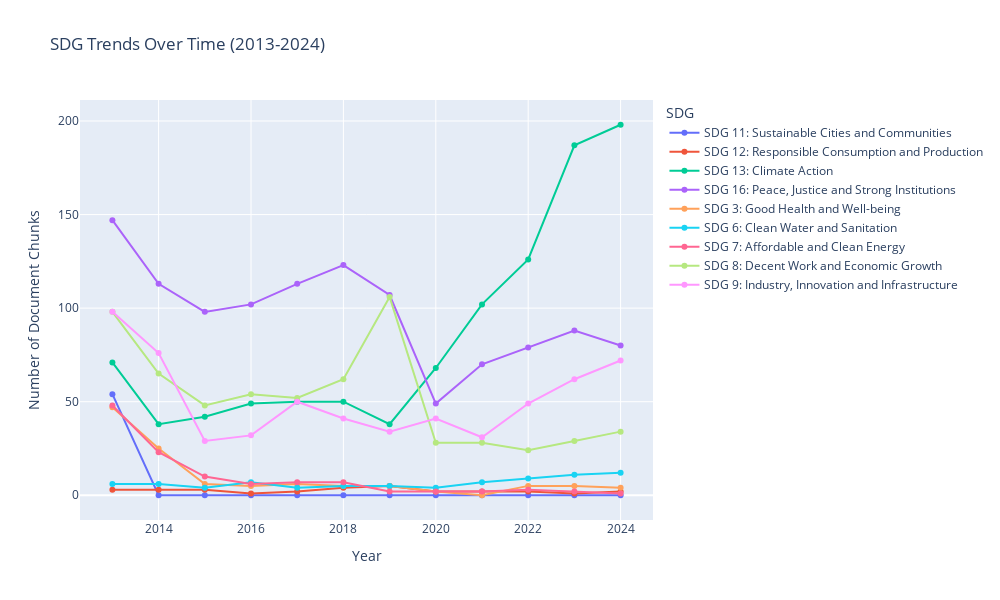
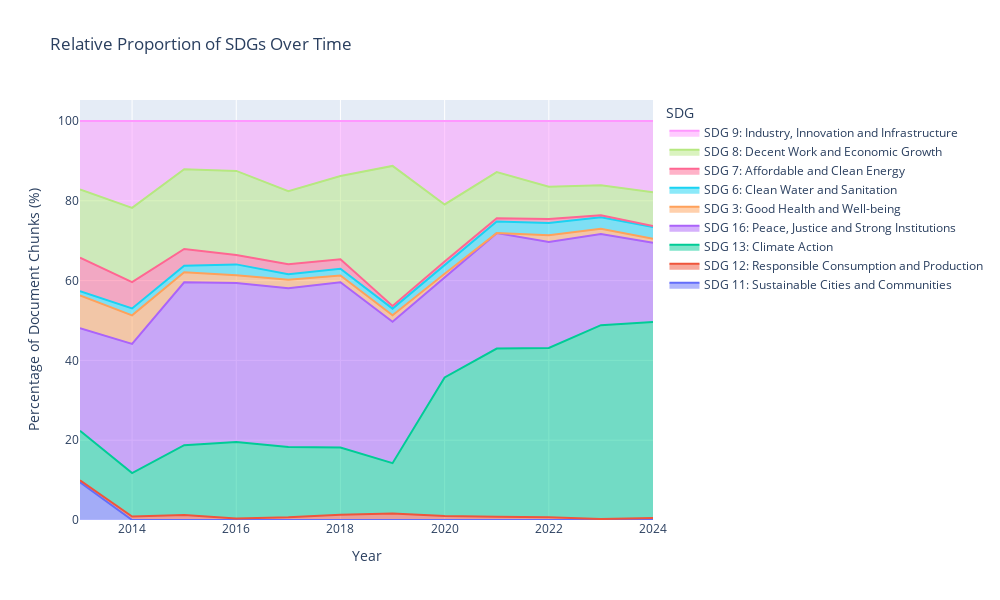
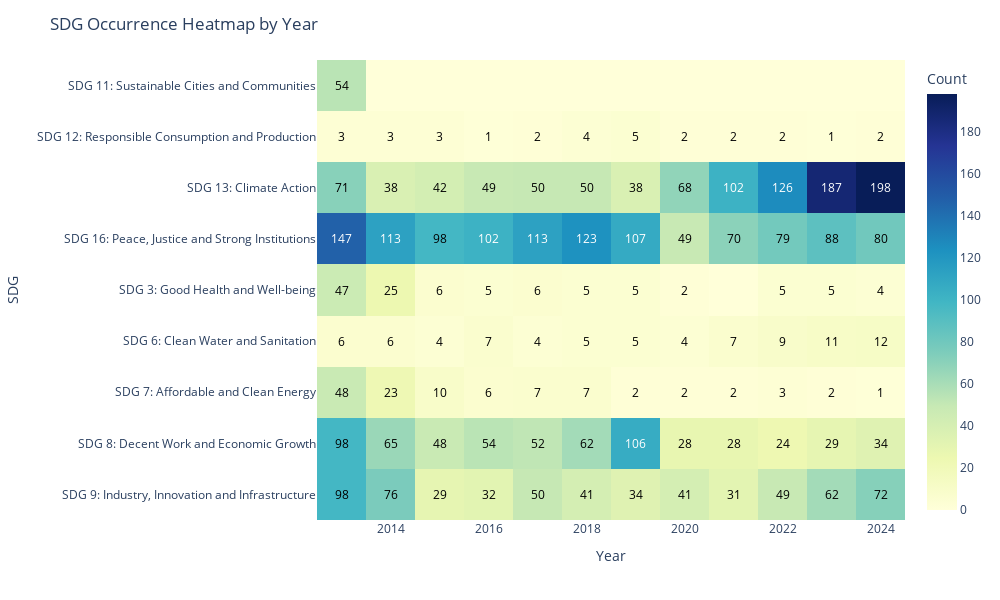

Source (notebook cell) for these figures, in order:
### Code cell
import pandas as pd
import plotly.graph_objects as go
import plotly.express as px

# Create a combined SDG label for better visualization
document_info_with_llm_data['sdg_label'] = document_info_with_llm_data.apply(
    lambda x: f"SDG {x['sdg_number']}: {x['sdg_name']}" if pd.notna(x['sdg_number']) and x['sdg_number'] != "" else "No SDG", 
    axis=1
)

# Clean up the SDG labels to standardize them (without dropping rows)
# Extract the SDG number to help with matching duplicates
document_info_with_llm_data['sdg_number_clean'] = document_info_with_llm_data['sdg_number'].astype(str).str.strip()

# Create a standardized label for visualization (keep original data intact)
# This will be used only for grouping in the visualization
document_info_with_llm_data['sdg_viz_label'] = document_info_with_llm_data.apply(
    lambda x: f"SDG {x['sdg_number_clean']}: {x['sdg_name']}" 
    if pd.notna(x['sdg_number']) and x['sdg_number'] != "" else "No SDG", 
    axis=1
)

# Filter to include only meaningful sustainability topics with SDG assignments
sdg_data = document_info_with_llm_data[
    (document_info_with_llm_data['sdg_label'] != "No SDG") & 
    (document_info_with_llm_data['is_meaningful_topic'] == True)
].copy()

# Count document chunks by SDG and Year, using the standardized visualization label
sdg_counts = sdg_data.groupby(['sdg_viz_label', 'Year']).size().reset_index(name='count')

# Pivot the data for plotting
sdg_pivot = sdg_counts.pivot(index='Year', columns='sdg_viz_label', values='count').fillna(0)

# Get unique SDG labels and years for plotting
sdg_labels = sdg_pivot.columns.tolist()
years = sdg_pivot.index.tolist()

# Create line chart with Plotly
fig_line = go.Figure()

# Add traces for each SDG
for sdg in sdg_labels:
    fig_line.add_trace(go.Scatter(
        x=years,
        y=sdg_pivot[sdg],
        mode='lines+markers',
        name=sdg,
        hovertemplate='Year: %{x}<br>Count: %{y}<extra></extra>'
    ))

# Update layout
fig_line.update_layout(
    title='SDG Trends Over Time (2013-2024)',
    xaxis_title='Year',
    yaxis_title='Number of Document Chunks',
    legend_title='SDG',
    hovermode='closest',
    height=600,
    width=1000
)

# Display the line chart
fig_line.show()

# Create a stacked area chart for relative proportions
# Calculate percentages for each year
sdg_pivot_pct = sdg_pivot.div(sdg_pivot.sum(axis=1), axis=0) * 100

# Create stacked area chart
fig_area = go.Figure()

# Add traces for each SDG
for sdg in sdg_labels:
    fig_area.add_trace(go.Scatter(
        x=years,
        y=sdg_pivot_pct[sdg],
        mode='lines',
        name=sdg,
        stackgroup='one',  # This makes it a stacked area chart
        hovertemplate='Year: %{x}<br>Percentage: %{y:.1f}%<extra></extra>'
    ))

# Update layout
fig_area.update_layout(
    title='Relative Proportion of SDGs Over Time',
    xaxis_title='Year',
    yaxis_title='Percentage of Document Chunks (%)',
    legend_title='SDG',
    hovermode='closest',
    height=600,
    width=1000
)

# Display the stacked area chart
fig_area.show()

# Create a heatmap to visualize SDG intensity by year
pivot_for_heatmap = sdg_counts.pivot(index='sdg_viz_label', columns='Year', values='count').fillna(0)

# Create heatmap
fig_heatmap = px.imshow(
    pivot_for_heatmap,
    labels=dict(x="Year", y="SDG", color="Count"),
    x=years,
    y=sdg_labels,
    color_continuous_scale="YlGnBu",
    aspect="auto"
)

# Update layout
fig_heatmap.update_layout(
    title='SDG Occurrence Heatmap by Year',
    xaxis_title='Year',
    yaxis_title='SDG',
    height=600,
    width=1000
)

# Add text annotations on the heatmap
for i, sdg in enumerate(sdg_labels):
    for j, year in enumerate(years):
        value = pivot_for_heatmap.loc[sdg, year]
        if value > 0:  # Only show values greater than 0
            fig_heatmap.add_annotation(
                x=year,
                y=sdg,
                text=str(int(value)),
                showarrow=False,
                font=dict(color="black" if value < pivot_for_heatmap.max().max()/2 else "white")
            )

# Display the heatmap
fig_heatmap.show()

### Figure 1 — Plotly figure (JSON) as saved in the notebook; plotly's stock layout.template omitted (floating-point values rounded to 4 significant figures)
{"data": [{"hovertemplate": "Year: %{x}<br>Count: %{y}<extra></extra>", "mode": "lines+markers", "name": "SDG 11: Sustainable Cities and Communities", "type": "scatter", "x": [2013, 2014, 2015, 2016, 2017, 2018, 2019, 2020, 2021, 2022, 2023, 2024], "y": [54.0, 0.0, 0.0, 0.0, 0.0, 0.0, 0.0, 0.0, 0.0, 0.0, 0.0, 0.0]}, {"hovertemplate": "Year: %{x}<br>Count: %{y}<extra></extra>", "mode": "lines+markers", "name": "SDG 12: Responsible Consumption and Production", "type": "scatter", "x": [2013, 2014, 2015, 2016, 2017, 2018, 2019, 2020, 2021, 2022, 2023, 2024], "y": [3.0, 3.0, 3.0, 1.0, 2.0, 4.0, 5.0, 2.0, 2.0, 2.0, 1.0, 2.0]}, {"hovertemplate": "Year: %{x}<br>Count: %{y}<extra></extra>", "mode": "lines+markers", "name": "SDG 13: Climate Action", "type": "scatter", "x": [2013, 2014, 2015, 2016, 2017, 2018, 2019, 2020, 2021, 2022, 2023, 2024], "y": [71.0, 38.0, 42.0, 49.0, 50.0, 50.0, 38.0, 68.0, 102.0, 126.0, 187.0, 198.0]}, {"hovertemplate": "Year: %{x}<br>Count: %{y}<extra></extra>", "mode": "lines+markers", "name": "SDG 16: Peace, Justice and Strong Institutions", "type": "scatter", "x": [2013, 2014, 2015, 2016, 2017, 2018, 2019, 2020, 2021, 2022, 2023, 2024], "y": [147.0, 113.0, 98.0, 102.0, 113.0, 123.0, 107.0, 49.0, 70.0, 79.0, 88.0, 80.0]}, {"hovertemplate": "Year: %{x}<br>Count: %{y}<extra></extra>", "mode": "lines+markers", "name": "SDG 3: Good Health and Well-being", "type": "scatter", "x": [2013, 2014, 2015, 2016, 2017, 2018, 2019, 2020, 2021, 2022, 2023, 2024], "y": [47.0, 25.0, 6.0, 5.0, 6.0, 5.0, 5.0, 2.0, 0.0, 5.0, 5.0, 4.0]}, {"hovertemplate": "Year: %{x}<br>Count: %{y}<extra></extra>", "mode": "lines+markers", "name": "SDG 6: Clean Water and Sanitation", "type": "scatter", "x": [2013, 2014, 2015, 2016, 2017, 2018, 2019, 2020, 2021, 2022, 2023, 2024], "y": [6.0, 6.0, 4.0, 7.0, 4.0, 5.0, 5.0, 4.0, 7.0, 9.0, 11.0, 12.0]}, {"hovertemplate": "Year: %{x}<br>Count: %{y}<extra></extra>", "mode": "lines+markers", "name": "SDG 7: Affordable and Clean Energy", "type": "scatter", "x": [2013, 2014, 2015, 2016, 2017, 2018, 2019, 2020, 2021, 2022, 2023, 2024], "y": [48.0, 23.0, 10.0, 6.0, 7.0, 7.0, 2.0, 2.0, 2.0, 3.0, 2.0, 1.0]}, {"hovertemplate": "Year: %{x}<br>Count: %{y}<extra></extra>", "mode": "lines+markers", "name": "SDG 8: Decent Work and Economic Growth", "type": "scatter", "x": [2013, 2014, 2015, 2016, 2017, 2018, 2019, 2020, 2021, 2022, 2023, 2024], "y": [98.0, 65.0, 48.0, 54.0, 52.0, 62.0, 106.0, 28.0, 28.0, 24.0, 29.0, 34.0]}, {"hovertemplate": "Year: %{x}<br>Count: %{y}<extra></extra>", "mode": "lines+markers", "name": "SDG 9: Industry, Innovation and Infrastructure", "type": "scatter", "x": [2013, 2014, 2015, 2016, 2017, 2018, 2019, 2020, 2021, 2022, 2023, 2024], "y": [98.0, 76.0, 29.0, 32.0, 50.0, 41.0, 34.0, 41.0, 31.0, 49.0, 62.0, 72.0]}], "layout": {"height": 600, "hovermode": "closest", "legend": {"title": {"text": "SDG"}}, "title": {"text": "SDG Trends Over Time (2013-2024)"}, "width": 1000, "xaxis": {"title": {"text": "Year"}}, "yaxis": {"title": {"text": "Number of Document Chunks"}}}}

### Figure 2 — Plotly figure (JSON) as saved in the notebook; plotly's stock layout.template omitted (floating-point values rounded to 4 significant figures)
{"data": [{"hovertemplate": "Year: %{x}<br>Percentage: %{y:.1f}%<extra></extra>", "mode": "lines", "name": "SDG 11: Sustainable Cities and Communities", "stackgroup": "one", "type": "scatter", "x": [2013, 2014, 2015, 2016, 2017, 2018, 2019, 2020, 2021, 2022, 2023, 2024], "y": [9.441, 0.0, 0.0, 0.0, 0.0, 0.0, 0.0, 0.0, 0.0, 0.0, 0.0, 0.0]}, {"hovertemplate": "Year: %{x}<br>Percentage: %{y:.1f}%<extra></extra>", "mode": "lines", "name": "SDG 12: Responsible Consumption and Production", "stackgroup": "one", "type": "scatter", "x": [2013, 2014, 2015, 2016, 2017, 2018, 2019, 2020, 2021, 2022, 2023, 2024], "y": [0.5245, 0.8596, 1.25, 0.3906, 0.7042, 1.347, 1.656, 1.02, 0.8264, 0.6734, 0.2597, 0.4963]}, {"hovertemplate": "Year: %{x}<br>Percentage: %{y:.1f}%<extra></extra>", "mode": "lines", "name": "SDG 13: Climate Action", "stackgroup": "one", "type": "scatter", "x": [2013, 2014, 2015, 2016, 2017, 2018, 2019, 2020, 2021, 2022, 2023, 2024], "y": [12.41, 10.89, 17.5, 19.14, 17.61, 16.84, 12.58, 34.69, 42.15, 42.42, 48.57, 49.13]}, {"hovertemplate": "Year: %{x}<br>Percentage: %{y:.1f}%<extra></extra>", "mode": "lines", "name": "SDG 16: Peace, Justice and Strong Institutions", "stackgroup": "one", "type": "scatter", "x": [2013, 2014, 2015, 2016, 2017, 2018, 2019, 2020, 2021, 2022, 2023, 2024], "y": [25.7, 32.38, 40.83, 39.84, 39.79, 41.41, 35.43, 25.0, 28.93, 26.6, 22.86, 19.85]}, {"hovertemplate": "Year: %{x}<br>Percentage: %{y:.1f}%<extra></extra>", "mode": "lines", "name": "SDG 3: Good Health and Well-being", "stackgroup": "one", "type": "scatter", "x": [2013, 2014, 2015, 2016, 2017, 2018, 2019, 2020, 2021, 2022, 2023, 2024], "y": [8.217, 7.163, 2.5, 1.953, 2.113, 1.684, 1.656, 1.02, 0.0, 1.684, 1.299, 0.9926]}, {"hovertemplate": "Year: %{x}<br>Percentage: %{y:.1f}%<extra></extra>", "mode": "lines", "name": "SDG 6: Clean Water and Sanitation", "stackgroup": "one", "type": "scatter", "x": [2013, 2014, 2015, 2016, 2017, 2018, 2019, 2020, 2021, 2022, 2023, 2024], "y": [1.049, 1.719, 1.667, 2.734, 1.408, 1.684, 1.656, 2.041, 2.893, 3.03, 2.857, 2.978]}, {"hovertemplate": "Year: %{x}<br>Percentage: %{y:.1f}%<extra></extra>", "mode": "lines", "name": "SDG 7: Affordable and Clean Energy", "stackgroup": "one", "type": "scatter", "x": [2013, 2014, 2015, 2016, 2017, 2018, 2019, 2020, 2021, 2022, 2023, 2024], "y": [8.392, 6.59, 4.167, 2.344, 2.465, 2.357, 0.6623, 1.02, 0.8264, 1.01, 0.5195, 0.2481]}, {"hovertemplate": "Year: %{x}<br>Percentage: %{y:.1f}%<extra></extra>", "mode": "lines", "name": "SDG 8: Decent Work and Economic Growth", "stackgroup": "one", "type": "scatter", "x": [2013, 2014, 2015, 2016, 2017, 2018, 2019, 2020, 2021, 2022, 2023, 2024], "y": [17.13, 18.62, 20.0, 21.09, 18.31, 20.88, 35.1, 14.29, 11.57, 8.081, 7.532, 8.437]}, {"hovertemplate": "Year: %{x}<br>Percentage: %{y:.1f}%<extra></extra>", "mode": "lines", "name": "SDG 9: Industry, Innovation and Infrastructure", "stackgroup": "one", "type": "scatter", "x": [2013, 2014, 2015, 2016, 2017, 2018, 2019, 2020, 2021, 2022, 2023, 2024], "y": [17.13, 21.78, 12.08, 12.5, 17.61, 13.8, 11.26, 20.92, 12.81, 16.5, 16.1, 17.87]}], "layout": {"height": 600, "hovermode": "closest", "legend": {"title": {"text": "SDG"}}, "title": {"text": "Relative Proportion of SDGs Over Time"}, "width": 1000, "xaxis": {"title": {"text": "Year"}}, "yaxis": {"title": {"text": "Percentage of Document Chunks (%)"}}}}

### Figure 3 — Plotly figure (JSON) as saved in the notebook; plotly's stock layout.template omitted (floating-point values rounded to 4 significant figures)
{"data": [{"coloraxis": "coloraxis", "hovertemplate": "Year: %{x}<br>SDG: %{y}<br>Count: %{z}<extra></extra>", "name": "0", "type": "heatmap", "x": [2013, 2014, 2015, 2016, 2017, 2018, 2019, 2020, 2021, 2022, 2023, 2024], "xaxis": "x", "y": ["SDG 11: Sustainable Cities and Communities", "SDG 12: Responsible Consumption and Production", "SDG 13: Climate Action", "SDG 16: Peace, Justice and Strong Institutions", "SDG 3: Good Health and Well-being", "SDG 6: Clean Water and Sanitation", "SDG 7: Affordable and Clean Energy", "SDG 8: Decent Work and Economic Growth", "SDG 9: Industry, Innovation and Infrastructure"], "yaxis": "y", "z": [[54.0, 0.0, 0.0, 0.0, 0.0, 0.0, 0.0, 0.0, 0.0, 0.0, 0.0, 0.0], [3.0, 3.0, 3.0, 1.0, 2.0, 4.0, 5.0, 2.0, 2.0, 2.0, 1.0, 2.0], [71.0, 38.0, 42.0, 49.0, 50.0, 50.0, 38.0, 68.0, 102.0, 126.0, 187.0, 198.0], [147.0, 113.0, 98.0, 102.0, 113.0, 123.0, 107.0, 49.0, 70.0, 79.0, 88.0, 80.0], [47.0, 25.0, 6.0, 5.0, 6.0, 5.0, 5.0, 2.0, 0.0, 5.0, 5.0, 4.0], [6.0, 6.0, 4.0, 7.0, 4.0, 5.0, 5.0, 4.0, 7.0, 9.0, 11.0, 12.0], [48.0, 23.0, 10.0, 6.0, 7.0, 7.0, 2.0, 2.0, 2.0, 3.0, 2.0, 1.0], [98.0, 65.0, 48.0, 54.0, 52.0, 62.0, 106.0, 28.0, 28.0, 24.0, 29.0, 34.0], [98.0, 76.0, 29.0, 32.0, 50.0, 41.0, 34.0, 41.0, 31.0, 49.0, 62.0, 72.0]]}], "layout": {"annotations": [{"font": {"color": "black"}, "showarrow": false, "text": "54", "x": 2013, "y": "SDG 11: Sustainable Cities and Communities"}, {"font": {"color": "black"}, "showarrow": false, "text": "3", "x": 2013, "y": "SDG 12: Responsible Consumption and Production"}, {"font": {"color": "black"}, "showarrow": false, "text": "3", "x": 2014, "y": "SDG 12: Responsible Consumption and Production"}, {"font": {"color": "black"}, "showarrow": false, "text": "3", "x": 2015, "y": "SDG 12: Responsible Consumption and Production"}, {"font": {"color": "black"}, "showarrow": false, "text": "1", "x": 2016, "y": "SDG 12: Responsible Consumption and Production"}, {"font": {"color": "black"}, "showarrow": false, "text": "2", "x": 2017, "y": "SDG 12: Responsible Consumption and Production"}, {"font": {"color": "black"}, "showarrow": false, "text": "4", "x": 2018, "y": "SDG 12: Responsible Consumption and Production"}, {"font": {"color": "black"}, "showarrow": false, "text": "5", "x": 2019, "y": "SDG 12: Responsible Consumption and Production"}, {"font": {"color": "black"}, "showarrow": false, "text": "2", "x": 2020, "y": "SDG 12: Responsible Consumption and Production"}, {"font": {"color": "black"}, "showarrow": false, "text": "2", "x": 2021, "y": "SDG 12: Responsible Consumption and Production"}, {"font": {"color": "black"}, "showarrow": false, "text": "2", "x": 2022, "y": "SDG 12: Responsible Consumption and Production"}, {"font": {"color": "black"}, "showarrow": false, "text": "1", "x": 2023, "y": "SDG 12: Responsible Consumption and Production"}, {"font": {"color": "black"}, "showarrow": false, "text": "2", "x": 2024, "y": "SDG 12: Responsible Consumption and Production"}, {"font": {"color": "black"}, "showarrow": false, "text": "71", "x": 2013, "y": "SDG 13: Climate Action"}, {"font": {"color": "black"}, "showarrow": false, "text": "38", "x": 2014, "y": "SDG 13: Climate Action"}, {"font": {"color": "black"}, "showarrow": false, "text": "42", "x": 2015, "y": "SDG 13: Climate Action"}, {"font": {"color": "black"}, "showarrow": false, "text": "49", "x": 2016, "y": "SDG 13: Climate Action"}, {"font": {"color": "black"}, "showarrow": false, "text": "50", "x": 2017, "y": "SDG 13: Climate Action"}, {"font": {"color": "black"}, "showarrow": false, "text": "50", "x": 2018, "y": "SDG 13: Climate Action"}, {"font": {"color": "black"}, "showarrow": false, "text": "38", "x": 2019, "y": "SDG 13: Climate Action"}, {"font": {"color": "black"}, "showarrow": false, "text": "68", "x": 2020, "y": "SDG 13: Climate Action"}, {"font": {"color": "white"}, "showarrow": false, "text": "102", "x": 2021, "y": "SDG 13: Climate Action"}, {"font": {"color": "white"}, "showarrow": false, "text": "126", "x": 2022, "y": "SDG 13: Climate Action"}, {"font": {"color": "white"}, "showarrow": false, "text": "187", "x": 2023, "y": "SDG 13: Climate Action"}, {"font": {"color": "white"}, "showarrow": false, "text": "198", "x": 2024, "y": "SDG 13: Climate Action"}, {"font": {"color": "white"}, "showarrow": false, "text": "147", "x": 2013, "y": "SDG 16: Peace, Justice and Strong Institutions"}, {"font": {"color": "white"}, "showarrow": false, "text": "113", "x": 2014, "y": "SDG 16: Peace, Justice and Strong Institutions"}, {"font": {"color": "black"}, "showarrow": false, "text": "98", "x": 2015, "y": "SDG 16: Peace, Justice and Strong Institutions"}, {"font": {"color": "white"}, "showarrow": false, "text": "102", "x": 2016, "y": "SDG 16: Peace, Justice and Strong Institutions"}, {"font": {"color": "white"}, "showarrow": false, "text": "113", "x": 2017, "y": "SDG 16: Peace, Justice and Strong Institutions"}, {"font": {"color": "white"}, "showarrow": false, "text": "123", "x": 2018, "y": "SDG 16: Peace, Justice and Strong Institutions"}, {"font": {"color": "white"}, "showarrow": false, "text": "107", "x": 2019, "y": "SDG 16: Peace, Justice and Strong Institutions"}, {"font": {"color": "black"}, "showarrow": false, "text": "49", "x": 2020, "y": "SDG 16: Peace, Justice and Strong Institutions"}, {"font": {"color": "black"}, "showarrow": false, "text": "70", "x": 2021, "y": "SDG 16: Peace, Justice and Strong Institutions"}, {"font": {"color": "black"}, "showarrow": false, "text": "79", "x": 2022, "y": "SDG 16: Peace, Justice and Strong Institutions"}, {"font": {"color": "black"}, "showarrow": false, "text": "88", "x": 2023, "y": "SDG 16: Peace, Justice and Strong Institutions"}, {"font": {"color": "black"}, "showarrow": false, "text": "80", "x": 2024, "y": "SDG 16: Peace, Justice and Strong Institutions"}, {"font": {"color": "black"}, "showarrow": false, "text": "47", "x": 2013, "y": "SDG 3: Good Health and Well-being"}, {"font": {"color": "black"}, "showarrow": false, "text": "25", "x": 2014, "y": "SDG 3: Good Health and Well-being"}, {"font": {"color": "black"}, "showarrow": false, "text": "6", "x": 2015, "y": "SDG 3: Good Health and Well-being"}, {"font": {"color": "black"}, "showarrow": false, "text": "5", "x": 2016, "y": "SDG 3: Good Health and Well-being"}, {"font": {"color": "black"}, "showarrow": false, "text": "6", "x": 2017, "y": "SDG 3: Good Health and Well-being"}, {"font": {"color": "black"}, "showarrow": false, "text": "5", "x": 2018, "y": "SDG 3: Good Health and Well-being"}, {"font": {"color": "black"}, "showarrow": false, "text": "5", "x": 2019, "y": "SDG 3: Good Health and Well-being"}, {"font": {"color": "black"}, "showarrow": false, "text": "2", "x": 2020, "y": "SDG 3: Good Health and Well-being"}, {"font": {"color": "black"}, "showarrow": false, "text": "5", "x": 2022, "y": "SDG 3: Good Health and Well-being"}, {"font": {"color": "black"}, "showarrow": false, "text": "5", "x": 2023, "y": "SDG 3: Good Health and Well-being"}, {"font": {"color": "black"}, "showarrow": false, "text": "4", "x": 2024, "y": "SDG 3: Good Health and Well-being"}, {"font": {"color": "black"}, "showarrow": false, "text": "6", "x": 2013, "y": "SDG 6: Clean Water and Sanitation"}, {"font": {"color": "black"}, "showarrow": false, "text": "6", "x": 2014, "y": "SDG 6: Clean Water and Sanitation"}, {"font": {"color": "black"}, "showarrow": false, "text": "4", "x": 2015, "y": "SDG 6: Clean Water and Sanitation"}, {"font": {"color": "black"}, "showarrow": false, "text": "7", "x": 2016, "y": "SDG 6: Clean Water and Sanitation"}, {"font": {"color": "black"}, "showarrow": false, "text": "4", "x": 2017, "y": "SDG 6: Clean Water and Sanitation"}, {"font": {"color": "black"}, "showarrow": false, "text": "5", "x": 2018, "y": "SDG 6: Clean Water and Sanitation"}, {"font": {"color": "black"}, "showarrow": false, "text": "5", "x": 2019, "y": "SDG 6: Clean Water and Sanitation"}, {"font": {"color": "black"}, "showarrow": false, "text": "4", "x": 2020, "y": "SDG 6: Clean Water and Sanitation"}, {"font": {"color": "black"}, "showarrow": false, "text": "7", "x": 2021, "y": "SDG 6: Clean Water and Sanitation"}, {"font": {"color": "black"}, "showarrow": false, "text": "9", "x": 2022, "y": "SDG 6: Clean Water and Sanitation"}, {"font": {"color": "black"}, "showarrow": false, "text": "11", "x": 2023, "y": "SDG 6: Clean Water and Sanitation"}, {"font": {"color": "black"}, "showarrow": false, "text": "12", "x": 2024, "y": "SDG 6: Clean Water and Sanitation"}, {"font": {"color": "black"}, "showarrow": false, "text": "48", "x": 2013, "y": "SDG 7: Affordable and Clean Energy"}, {"font": {"color": "black"}, "showarrow": false, "text": "23", "x": 2014, "y": "SDG 7: Affordable and Clean Energy"}, {"font": {"color": "black"}, "showarrow": false, "text": "10", "x": 2015, "y": "SDG 7: Affordable and Clean Energy"}, {"font": {"color": "black"}, "showarrow": false, "text": "6", "x": 2016, "y": "SDG 7: Affordable and Clean Energy"}, {"font": {"color": "black"}, "showarrow": false, "text": "7", "x": 2017, "y": "SDG 7: Affordable and Clean Energy"}, {"font": {"color": "black"}, "showarrow": false, "text": "7", "x": 2018, "y": "SDG 7: Affordable and Clean Energy"}, {"font": {"color": "black"}, "showarrow": false, "text": "2", "x": 2019, "y": "SDG 7: Affordable and Clean Energy"}, {"font": {"color": "black"}, "showarrow": false, "text": "2", "x": 2020, "y": "SDG 7: Affordable and Clean Energy"}, {"font": {"color": "black"}, "showarrow": false, "text": "2", "x": 2021, "y": "SDG 7: Affordable and Clean Energy"}, {"font": {"color": "black"}, "showarrow": false, "text": "3", "x": 2022, "y": "SDG 7: Affordable and Clean Energy"}, {"font": {"color": "black"}, "showarrow": false, "text": "2", "x": 2023, "y": "SDG 7: Affordable and Clean Energy"}, {"font": {"color": "black"}, "showarrow": false, "text": "1", "x": 2024, "y": "SDG 7: Affordable and Clean Energy"}, {"font": {"color": "black"}, "showarrow": false, "text": "98", "x": 2013, "y": "SDG 8: Decent Work and Economic Growth"}, {"font": {"color": "black"}, "showarrow": false, "text": "65", "x": 2014, "y": "SDG 8: Decent Work and Economic Growth"}, {"font": {"color": "black"}, "showarrow": false, "text": "48", "x": 2015, "y": "SDG 8: Decent Work and Economic Growth"}, {"font": {"color": "black"}, "showarrow": false, "text": "54", "x": 2016, "y": "SDG 8: Decent Work and Economic Growth"}, {"font": {"color": "black"}, "showarrow": false, "text": "52", "x": 2017, "y": "SDG 8: Decent Work and Economic Growth"}, {"font": {"color": "black"}, "showarrow": false, "text": "62", "x": 2018, "y": "SDG 8: Decent Work and Economic Growth"}, {"font": {"color": "white"}, "showarrow": false, "text": "106", "x": 2019, "y": "SDG 8: Decent Work and Economic Growth"}, {"font": {"color": "black"}, "showarrow": false, "text": "28", "x": 2020, "y": "SDG 8: Decent Work and Economic Growth"}, {"font": {"color": "black"}, "showarrow": false, "text": "28", "x": 2021, "y": "SDG 8: Decent Work and Economic Growth"}, {"font": {"color": "black"}, "showarrow": false, "text": "24", "x": 2022, "y": "SDG 8: Decent Work and Economic Growth"}, {"font": {"color": "black"}, "showarrow": false, "text": "29", "x": 2023, "y": "SDG 8: Decent Work and Economic Growth"}, {"font": {"color": "black"}, "showarrow": false, "text": "34", "x": 2024, "y": "SDG 8: Decent Work and Economic Growth"}, {"font": {"color": "black"}, "showarrow": false, "text": "98", "x": 2013, "y": "SDG 9: Industry, Innovation and Infrastructure"}, {"font": {"color": "black"}, "showarrow": false, "text": "76", "x": 2014, "y": "SDG 9: Industry, Innovation and Infrastructure"}, {"font": {"color": "black"}, "showarrow": false, "text": "29", "x": 2015, "y": "SDG 9: Industry, Innovation and Infrastructure"}, {"font": {"color": "black"}, "showarrow": false, "text": "32", "x": 2016, "y": "SDG 9: Industry, Innovation and Infrastructure"}, {"font": {"color": "black"}, "showarrow": false, "text": "50", "x": 2017, "y": "SDG 9: Industry, Innovation and Infrastructure"}, {"font": {"color": "black"}, "showarrow": false, "text": "41", "x": 2018, "y": "SDG 9: Industry, Innovation and Infrastructure"}, {"font": {"color": "black"}, "showarrow": false, "text": "34", "x": 2019, "y": "SDG 9: Industry, Innovation and Infrastructure"}, {"font": {"color": "black"}, "showarrow": false, "text": "41", "x": 2020, "y": "SDG 9: Industry, Innovation and Infrastructure"}, {"font": {"color": "black"}, "showarrow": false, "text": "31", "x": 2021, "y": "SDG 9: Industry, Innovation and Infrastructure"}, {"font": {"color": "black"}, "showarrow": false, "text": "49", "x": 2022, "y": "SDG 9: Industry, Innovation and Infrastructure"}, {"font": {"color": "black"}, "showarrow": false, "text": "62", "x": 2023, "y": "SDG 9: Industry, Innovation and Infrastructure"}, {"font": {"color": "black"}, "showarrow": false, "text": "72", "x": 2024, "y": "SDG 9: Industry, Innovation and Infrastructure"}], "coloraxis": {"colorbar": {"title": {"text": "Count"}}, "colorscale": [[0, "rgb(255,255,217)"], [0.125, "rgb(237,248,177)"], [0.25, "rgb(199,233,180)"], [0.375, "rgb(127,205,187)"], [0.5, "rgb(65,182,196)"], [0.625, "rgb(29,145,192)"], [0.75, "rgb(34,94,168)"], [0.875, "rgb(37,52,148)"], [1, "rgb(8,29,88)"]]}, "height": 600, "margin": {"t": 60}, "title": {"text": "SDG Occurrence Heatmap by Year"}, "width": 1000, "xaxis": {"anchor": "y", "domain": [0, 1], "title": {"text": "Year"}}, "yaxis": {"anchor": "x", "autorange": "reversed", "domain": [0, 1], "title": {"text": "SDG"}}}}
